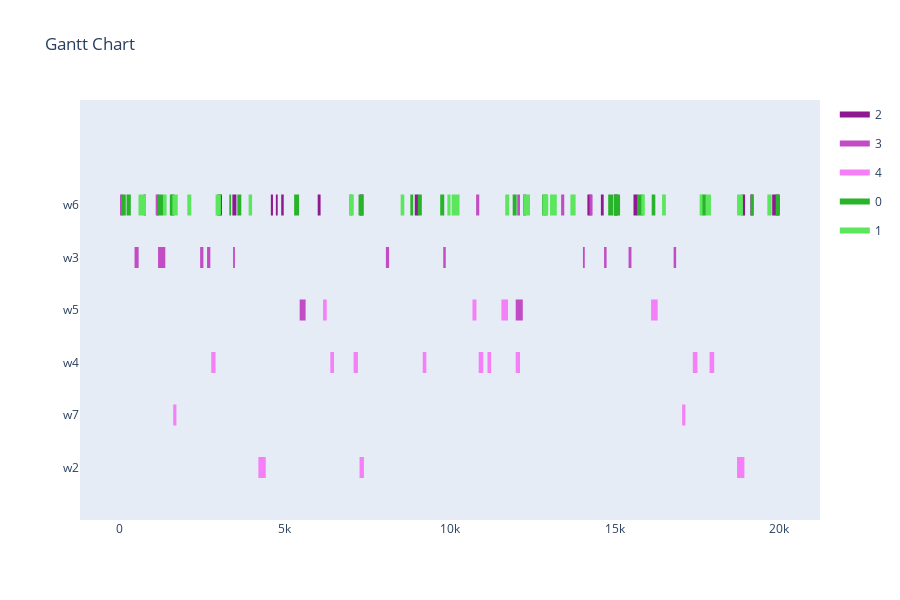

Notebook source saved alongside this figure:
### Code cell
max_generations = 100
population_size = 50
offspring_amount = 1000
earliest_time_slot = 0
last_time_slot = 20000

optimizer = BaseGA(env)
optimizer.set_minimize()
optimizer.configure('makespan', 'twopointcrossover', 'roulettewheel', 'randomize')
# set all delivery dates to last time slot
for order in orders:
    order[1] = last_time_slot
result, best_fitness_history, average_fitness_history, best_generation_history, feasible_gen = optimizer.optimize(orders, max_generations, earliest_time_slot, last_time_slot, population_size, offspring_amount, verbose=True, randomize_until_feasible=True, randomize_until_feasible_probability=0.5)
workstation_assignments = reformat_result(result, orders, env)
visualize(workstation_assignments, best_fitness_history, average_fitness_history, best_generation_history, feasible_gen)

### Figure 1 — Plotly figure (JSON) as saved in the notebook; plotly's stock layout.template omitted (floating-point values rounded to 4 significant figures; data arrays with more than 128 entries replaced by an {"elided": "..."} marker saying what was removed)
{"data": [{"fill": "toself", "fillcolor": "rgb(142, 25, 145)", "hoverinfo": "name", "legendgroup": "rgb(142, 25, 145)", "mode": "none", "name": "2", "type": "scatter", "x": [19122, 19209, 19209, 19122, 19122, 14587, 14672, 14672, 14587, 14587, 18851, 18961, 18961, 18851, 18851, 4729, 4785, 4785, 4729, 4729, 14980, 15103, 15103, 14980, 14980, 7273, 7383, 7383, 7273, 7273, 4891, 4967, 4967, 4891, 4891, 2969, 3094, 3094, 2969, 2969, 19783, 19859, 19859, 19783, 19783, 19843, 19988, 19988, 19843, 19843, 8942, 9052, 9052, 8942, 8942, 4577, 4641, 4641, 4577, 4577, 5998, 6085, 6085, 5998, 5998, 15576, 15699, 15699, 15576, 15576, 3410, 3532, 3532, 3410, 3410, 720, 784, 784, 720, 720, 14178, 14303, 14303, 14178, 14178, 12237, 12313, 12313, 12237], "y": [4.8, 4.8, 5.2, 5.2, null, 4.8, 4.8, 5.2, 5.2, null, 4.8, 4.8, 5.2, 5.2, null, 4.8, 4.8, 5.2, 5.2, null, 4.8, 4.8, 5.2, 5.2, null, 4.8, 4.8, 5.2, 5.2, null, 4.8, 4.8, 5.2, 5.2, null, 4.8, 4.8, 5.2, 5.2, null, 4.8, 4.8, 5.2, 5.2, null, 4.8, 4.8, 5.2, 5.2, null, 4.8, 4.8, 5.2, 5.2, null, 4.8, 4.8, 5.2, 5.2, null, 4.8, 4.8, 5.2, 5.2, null, 4.8, 4.8, 5.2, 5.2, null, 4.8, 4.8, 5.2, 5.2, null, 4.8, 4.8, 5.2, 5.2, null, 4.8, 4.8, 5.2, 5.2, null, 4.8, 4.8, 5.2, 5.2]}, {"fill": "toself", "fillcolor": "rgb(193, 76, 196)", "hoverinfo": "name", "legendgroup": "rgb(193, 76, 196)", "mode": "none", "name": "3", "type": "scatter", "x": [10803, 10898, 10898, 10803, 10803, 14241, 14334, 14334, 14241, 14241, 1084, 1179, 1179, 1084, 1084, 12049, 12133, 12133, 12049, 12049, 1550, 1643, 1643, 1550, 1550, 1, 94, 94, 1, 1, 13381, 13476, 13476, 13381, 13381, 3431, 3486, 3486, 3431, 3431, 442, 567, 567, 442, 442, 9806, 9882, 9882, 9806, 9806, 2642, 2741, 2741, 2642, 2642, 2432, 2531, 2531, 2432, 2432, 1197, 1375, 1375, 1197, 1197, 8066, 8163, 8163, 8066, 8066, 14684, 14760, 14760, 14684, 14684, 1155, 1280, 1280, 1155, 1155, 16794, 16870, 16870, 16794, 16794, 15427, 15514, 15514, 15427, 15427, 14043, 14098, 14098, 14043, 14043, 12004, 12218, 12218, 12004, 12004, 5451, 5631, 5631, 5451], "y": [4.8, 4.8, 5.2, 5.2, null, 4.8, 4.8, 5.2, 5.2, null, 4.8, 4.8, 5.2, 5.2, null, 4.8, 4.8, 5.2, 5.2, null, 4.8, 4.8, 5.2, 5.2, null, 4.8, 4.8, 5.2, 5.2, null, 4.8, 4.8, 5.2, 5.2, null, 3.8, 3.8, 4.2, 4.2, null, 3.8, 3.8, 4.2, 4.2, null, 3.8, 3.8, 4.2, 4.2, null, 3.8, 3.8, 4.2, 4.2, null, 3.8, 3.8, 4.2, 4.2, null, 3.8, 3.8, 4.2, 4.2, null, 3.8, 3.8, 4.2, 4.2, null, 3.8, 3.8, 4.2, 4.2, null, 3.8, 3.8, 4.2, 4.2, null, 3.8, 3.8, 4.2, 4.2, null, 3.8, 3.8, 4.2, 4.2, null, 3.8, 3.8, 4.2, 4.2, null, 2.8, 2.8, 3.2, 3.2, null, 2.8, 2.8, 3.2, 3.2]}, {"fill": "toself", "fillcolor": "rgb(244, 127, 247)", "hoverinfo": "name", "legendgroup": "rgb(244, 127, 247)", "mode": "none", "name": "4", "type": "scatter", "x": [6161, 6271, 6271, 6161, 6161, 16110, 16310, 16310, 16110, 16110, 11570, 11770, 11770, 11570, 11570, 10693, 10813, 10813, 10693, 10693, 2769, 2899, 2899, 2769, 2769, 17884, 18024, 18024, 17884, 17884, 12004, 12134, 12134, 12004, 12004, 17376, 17516, 17516, 17376, 17376, 10881, 11021, 11021, 10881, 10881, 9183, 9293, 9293, 9183, 9183, 11148, 11258, 11258, 11148, 11148, 7087, 7217, 7217, 7087, 7087, 6381, 6491, 6491, 6381, 6381, 1616, 1712, 1712, 1616, 1616, 17053, 17149, 17149, 17053, 17053, 18717, 18940, 18940, 18717, 18717, 7267, 7399, 7399, 7267, 7267, 4199, 4422, 4422, 4199], "y": [2.8, 2.8, 3.2, 3.2, null, 2.8, 2.8, 3.2, 3.2, null, 2.8, 2.8, 3.2, 3.2, null, 2.8, 2.8, 3.2, 3.2, null, 1.8, 1.8, 2.2, 2.2, null, 1.8, 1.8, 2.2, 2.2, null, 1.8, 1.8, 2.2, 2.2, null, 1.8, 1.8, 2.2, 2.2, null, 1.8, 1.8, 2.2, 2.2, null, 1.8, 1.8, 2.2, 2.2, null, 1.8, 1.8, 2.2, 2.2, null, 1.8, 1.8, 2.2, 2.2, null, 1.8, 1.8, 2.2, 2.2, null, 0.8, 0.8, 1.2, 1.2, null, 0.8, 0.8, 1.2, 1.2, null, -0.2, -0.2, 0.2, 0.2, null, -0.2, -0.2, 0.2, 0.2, null, -0.2, -0.2, 0.2, 0.2]}, {"fill": "toself", "fillcolor": "rgb(40, 179, 43)", "hoverinfo": "name", "legendgroup": "rgb(40, 179, 43)", "mode": "none", "name": "0", "type": "scatter", "x": [9033, 9156, 9156, 9033, 9033, 6984, 7046, 7046, 6984, 6984, 17641, 17771, 17771, 17641, 17641, 51, 176, 176, 51, 51, 3316, 3372, 3372, 3316, 3316, 7236, 7389, 7389, 7236, 7236, 19130, 19226, 19226, 19130, 19130, 199, 329, 329, 199, 199, 14984, 15169, 15169, 14984, 14984, 3560, 3680, 3680, 3560, 3560, 16128, 16238, 16238, 16128, 16128, 1127, 1312, 1312, 1127, 1127, 1513, 1643, 1643, 1513, 1513, 12807, 12869, 12869, 12807, 12807, 5283, 5433, 5433, 5283, 5283, 11912, 12032, 12032, 11912, 11912, 8807, 8894, 8894, 8807, 8807, 14809, 14962, 14962, 14809, 14809, 19890, 20020, 20020, 19890, 19890, 12834, 12954, 12954, 12834, 12834, 9713, 9836, 9836, 9713, 9713, 2954, 3064, 3064, 2954, 2954, 15685, 15875, 15875, 15685], "y": [4.8, 4.8, 5.2, 5.2, null, 4.8, 4.8, 5.2, 5.2, null, 4.8, 4.8, 5.2, 5.2, null, 4.8, 4.8, 5.2, 5.2, null, 4.8, 4.8, 5.2, 5.2, null, 4.8, 4.8, 5.2, 5.2, null, 4.8, 4.8, 5.2, 5.2, null, 4.8, 4.8, 5.2, 5.2, null, 4.8, 4.8, 5.2, 5.2, null, 4.8, 4.8, 5.2, 5.2, null, 4.8, 4.8, 5.2, 5.2, null, 4.8, 4.8, 5.2, 5.2, null, 4.8, 4.8, 5.2, 5.2, null, 4.8, 4.8, 5.2, 5.2, null, 4.8, 4.8, 5.2, 5.2, null, 4.8, 4.8, 5.2, 5.2, null, 4.8, 4.8, 5.2, 5.2, null, 4.8, 4.8, 5.2, 5.2, null, 4.8, 4.8, 5.2, 5.2, null, 4.8, 4.8, 5.2, 5.2, null, 4.8, 4.8, 5.2, 5.2, null, 4.8, 4.8, 5.2, 5.2, null, 4.8, 4.8, 5.2, 5.2]}, {"fill": "toself", "fillcolor": "rgb(91, 230, 94)", "hoverinfo": "name", "legendgroup": "rgb(91, 230, 94)", "mode": "none", "name": "1", "type": "scatter", "x": {"elided": "134 int values"}, "y": {"elided": "134 float values"}}, {"legendgroup": "rgb(142, 25, 145)", "marker": {"color": "rgb(142, 25, 145)", "opacity": 0, "size": 1}, "mode": "markers", "name": "", "showlegend": false, "text": [null, null, null, null, null, null, null, null, null, null, null, null, null, null, null, null, null, null, null, null, null, null, null, null, null, null, null, null, null, null, null, null, null, null, null, null], "type": "scatter", "x": [19122, 19209, 14587, 14672, 18851, 18961, 4729, 4785, 14980, 15103, 7273, 7383, 4891, 4967, 2969, 3094, 19783, 19859, 19843, 19988, 8942, 9052, 4577, 4641, 5998, 6085, 15576, 15699, 3410, 3532, 720, 784, 14178, 14303, 12237, 12313], "y": [5, 5, 5, 5, 5, 5, 5, 5, 5, 5, 5, 5, 5, 5, 5, 5, 5, 5, 5, 5, 5, 5, 5, 5, 5, 5, 5, 5, 5, 5, 5, 5, 5, 5, 5, 5]}, {"legendgroup": "rgb(193, 76, 196)", "marker": {"color": "rgb(193, 76, 196)", "opacity": 0, "size": 1}, "mode": "markers", "name": "", "showlegend": false, "text": [null, null, null, null, null, null, null, null, null, null, null, null, null, null, null, null, null, null, null, null, null, null, null, null, null, null, null, null, null, null, null, null, null, null, null, null, null, null, null, null, null, null], "type": "scatter", "x": [10803, 10898, 14241, 14334, 1084, 1179, 12049, 12133, 1550, 1643, 1, 94, 13381, 13476, 3431, 3486, 442, 567, 9806, 9882, 2642, 2741, 2432, 2531, 1197, 1375, 8066, 8163, 14684, 14760, 1155, 1280, 16794, 16870, 15427, 15514, 14043, 14098, 12004, 12218, 5451, 5631], "y": [5, 5, 5, 5, 5, 5, 5, 5, 5, 5, 5, 5, 5, 5, 4, 4, 4, 4, 4, 4, 4, 4, 4, 4, 4, 4, 4, 4, 4, 4, 4, 4, 4, 4, 4, 4, 4, 4, 3, 3, 3, 3]}, {"legendgroup": "rgb(244, 127, 247)", "marker": {"color": "rgb(244, 127, 247)", "opacity": 0, "size": 1}, "mode": "markers", "name": "", "showlegend": false, "text": [null, null, null, null, null, null, null, null, null, null, null, null, null, null, null, null, null, null, null, null, null, null, null, null, null, null, null, null, null, null, null, null, null, null, null, null], "type": "scatter", "x": [6161, 6271, 16110, 16310, 11570, 11770, 10693, 10813, 2769, 2899, 17884, 18024, 12004, 12134, 17376, 17516, 10881, 11021, 9183, 9293, 11148, 11258, 7087, 7217, 6381, 6491, 1616, 1712, 17053, 17149, 18717, 18940, 7267, 7399, 4199, 4422], "y": [3, 3, 3, 3, 3, 3, 3, 3, 2, 2, 2, 2, 2, 2, 2, 2, 2, 2, 2, 2, 2, 2, 2, 2, 2, 2, 1, 1, 1, 1, 0, 0, 0, 0, 0, 0]}, {"legendgroup": "rgb(40, 179, 43)", "marker": {"color": "rgb(40, 179, 43)", "opacity": 0, "size": 1}, "mode": "markers", "name": "", "showlegend": false, "text": [null, null, null, null, null, null, null, null, null, null, null, null, null, null, null, null, null, null, null, null, null, null, null, null, null, null, null, null, null, null, null, null, null, null, null, null, null, null, null, null, null, null, null, null, null, null], "type": "scatter", "x": [9033, 9156, 6984, 7046, 17641, 17771, 51, 176, 3316, 3372, 7236, 7389, 19130, 19226, 199, 329, 14984, 15169, 3560, 3680, 16128, 16238, 1127, 1312, 1513, 1643, 12807, 12869, 5283, 5433, 11912, 12032, 8807, 8894, 14809, 14962, 19890, 20020, 12834, 12954, 9713, 9836, 2954, 3064, 15685, 15875], "y": [5, 5, 5, 5, 5, 5, 5, 5, 5, 5, 5, 5, 5, 5, 5, 5, 5, 5, 5, 5, 5, 5, 5, 5, 5, 5, 5, 5, 5, 5, 5, 5, 5, 5, 5, 5, 5, 5, 5, 5, 5, 5, 5, 5, 5, 5]}, {"legendgroup": "rgb(91, 230, 94)", "marker": {"color": "rgb(91, 230, 94)", "opacity": 0, "size": 1}, "mode": "markers", "name": "", "showlegend": false, "text": [null, null, null, null, null, null, null, null, null, null, null, null, null, null, null, null, null, null, null, null, null, null, null, null, null, null, null, null, null, null, null, null, null, null, null, null, null, null, null, null, null, null, null, null, null, null, null, null, null, null, null, null, null, null], "type": "scatter", "x": [562, 707, 8514, 8624, 15814, 15919, 9932, 10027, 2043, 2163, 11686, 11806, 3903, 4008, 6947, 7092, 17583, 17670, 10059, 10189, 12238, 12333, 19636, 19736, 1590, 1720, 18718, 18896, 12824, 12989, 12322, 12437, 19679, 19766, 1304, 1414, 17771, 17925, 1608, 1753, 2901, 3058, 13045, 13140, 10155, 10300, 680, 790, 16443, 16558, 13105, 13250, 13663, 13820], "y": [5, 5, 5, 5, 5, 5, 5, 5, 5, 5, 5, 5, 5, 5, 5, 5, 5, 5, 5, 5, 5, 5, 5, 5, 5, 5, 5, 5, 5, 5, 5, 5, 5, 5, 5, 5, 5, 5, 5, 5, 5, 5, 5, 5, 5, 5, 5, 5, 5, 5, 5, 5, 5, 5]}], "layout": {"height": 600, "hovermode": "closest", "showlegend": true, "title": {"text": "Gantt Chart"}, "xaxis": {"rangeselector": {"buttons": [{"count": 7, "label": "1w", "step": "day", "stepmode": "backward"}, {"count": 1, "label": "1m", "step": "month", "stepmode": "backward"}, {"count": 6, "label": "6m", "step": "month", "stepmode": "backward"}, {"count": 1, "label": "YTD", "step": "year", "stepmode": "todate"}, {"count": 1, "label": "1y", "step": "year", "stepmode": "backward"}, {"step": "all"}]}, "showgrid": false, "type": "linear", "zeroline": false}, "yaxis": {"autorange": false, "range": [-1, 7], "showgrid": false, "ticktext": ["w2", "w7", "w4", "w5", "w3", "w6"], "tickvals": [0, 1, 2, 3, 4, 5], "zeroline": false}}}
